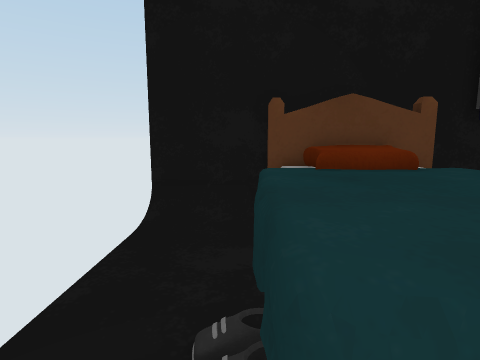
view 1 (above)

12 first-person views from a walk through a 3-D level made in the Unity game engine. The camera is 1.2 m above the floor, tilts 8° down and sees 80° across. The floor is counted in squares, 0.5 m on a side. Each view is taken from the middle of a square. On the plan, view 1 faces up. The plan holds only what a view shows up to about 18 squares ahead; the rest is blank. Some animated figures are left out. Surface patterns are stand-ins for the level's own textures.

view 2
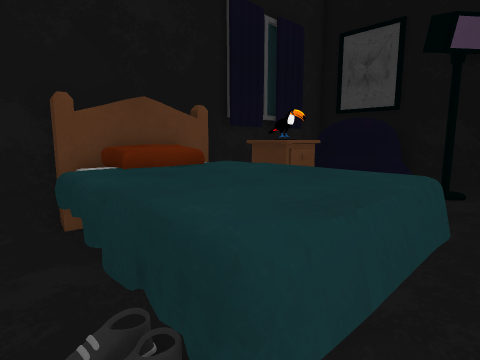

view 3
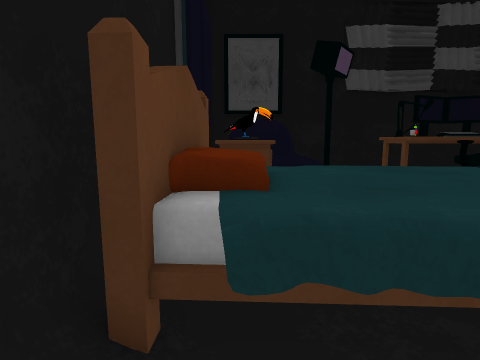

view 4
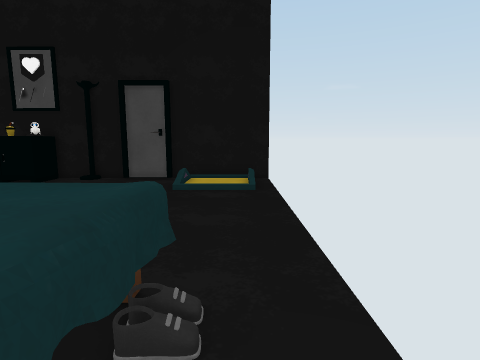

view 5
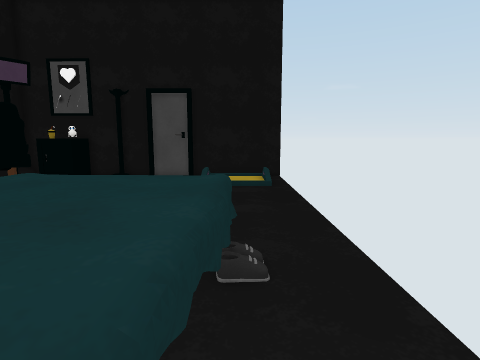

view 6
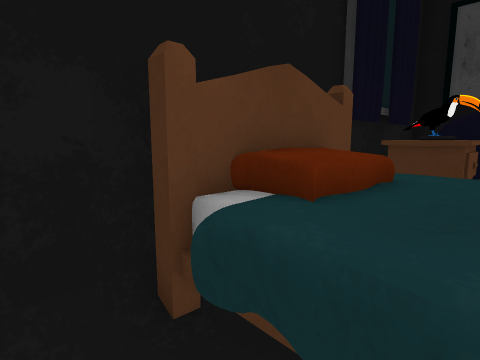

view 7
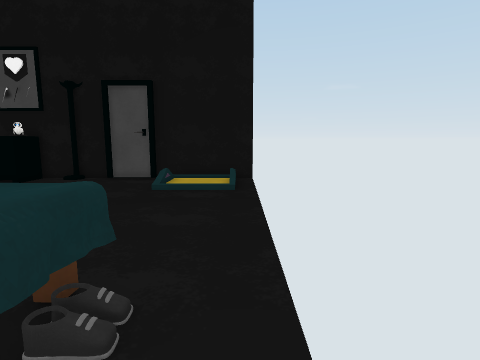

view 8
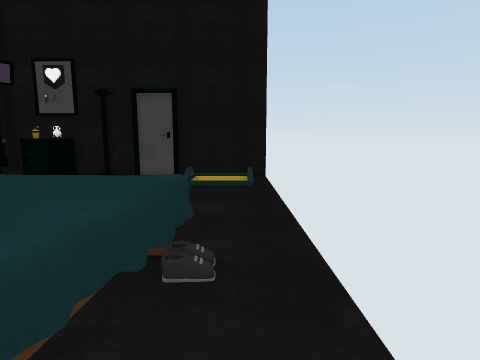

view 9
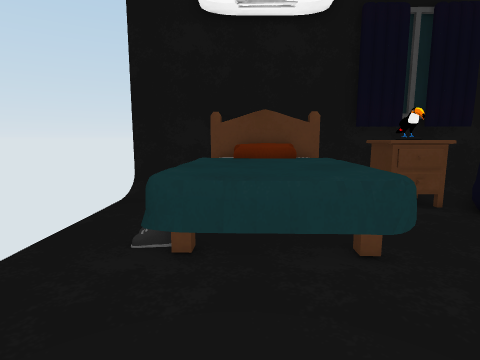

view 10
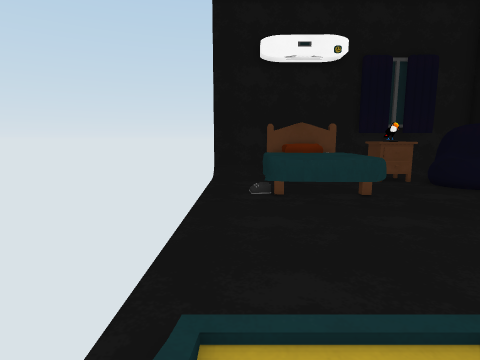

view 11
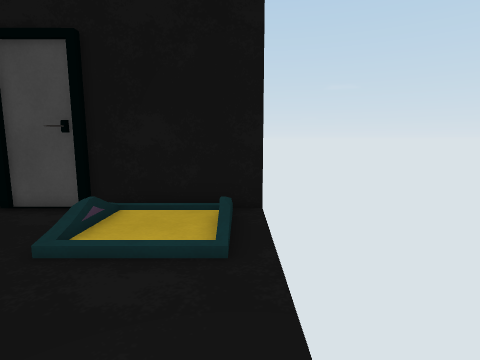

view 12
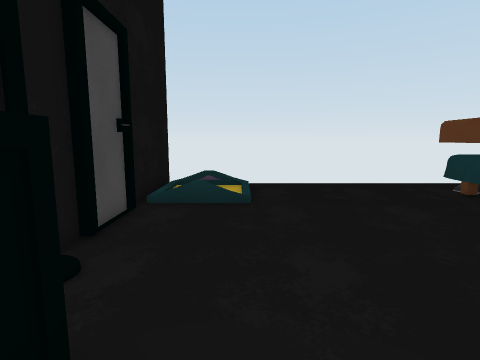

### Floor plan
Key: @ floor where view 1 was taken; # wall or solid block; x gap in a wall; . floor; / step, stairs or slope; = window, fence, low wall or low ledge; ^ raised ledge.
Columns run from 3 left of view 1 to 15 right of it. Each row starts with its distance up from view 1.
  9 #####^^#########
  8  ...#^^####^^^^#
  7  ..=^^^^^=^^^^ #
  6  ..=^^^^^=^^^=##
  5  ..=^^^^^=...^  ##
  4  ..^^^^^^....^^^###
  3  ..^^^^^^.....=== #
  2  ..^^^^^^.......  #
  1  ..=^^^^^.........#
  0  ..@........      #
 -1  ...........  ^^ ^#
 -2  ..........   ^^^ #
 -3  ...........  ^^  #
 -4  ...........x ^^  #
 -5  .............    #
 -6  .............    #
 -7  .............#   #
 -8  ..../........  .
 -9  ..../........
-10  ..../........
-11  ..../......  ^
-12 ##############^^^^

Positions as (right, up) in squares from view 1, and headings:
1: (0, 0), facing up
2: (-1, 0), facing up-right
3: (-2, 7), facing right
4: (-1, 6), facing down
5: (0, 8), facing down
6: (-1, 5), facing up-right
7: (-2, 6), facing down
8: (-1, 8), facing down
9: (2, -4), facing up
10: (-1, -11), facing up
11: (-2, -2), facing down
12: (13, -8), facing left
